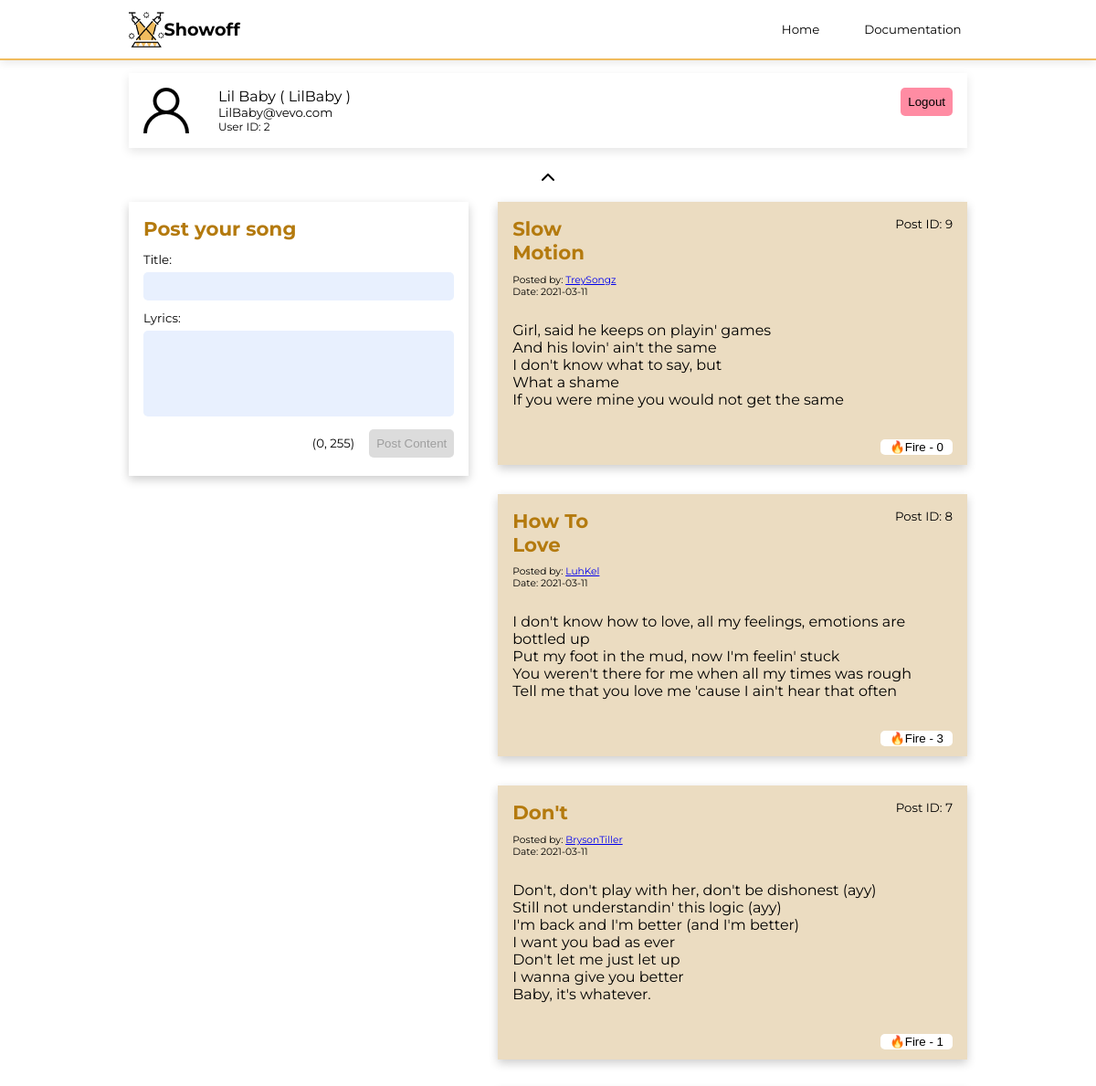
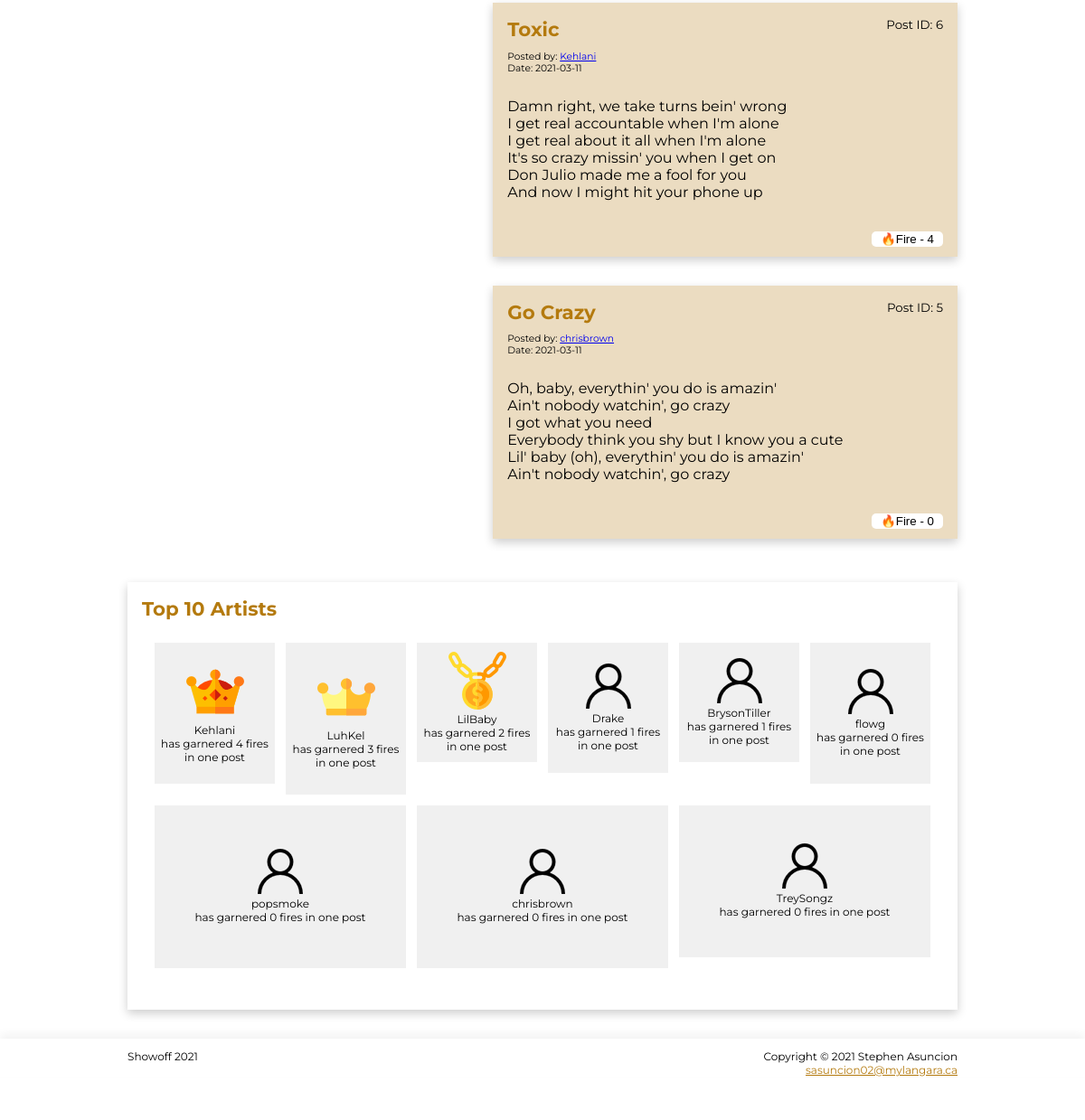
Screenshot of /index.php (signed in) with the database file from the repository (2 pictures, top to bottom).
### tables this page shows
CREATE TABLE `posts` (
  `PID` int(11) NOT NULL,
  `title` varchar(30) NOT NULL,
  `content` text NOT NULL,
  `date_posted` date NOT NULL,
  `user_id` int(11) NOT NULL,
  `user_name` varchar(255) NOT NULL,
  `likes` int(11) NOT NULL
);

### index.php (called while the page is built, shortened)
<?php
require_once 'templates/functions/profileHandler.php';
require_once 'templates/functions/postHandler.php';
require_once 'templates/functions/otherHandler.php';
$TOP_ARTIST_LIMIT = 10;
$postContainer = [];
$postMostLikesContainer = [];
$post = new postHandle();
$post->get_posts();
include 'templates/index.php';

### templates/functions/postHandler.php (the view, shortened to what this page needs)
<?php
class postHandle
{
    public function displayPosts() {
        global $postContainer;
        global $RECENT_POST_LIMIT;
        $limit = 1;
        foreach ($postContainer as $res)
        {
            echo "<div class='container'>
            <div class='container-wrapper container-color'>
            <div class='post-grid'>
            <div>
            <h1 class='container-title'>".$res["title"]."</h1>
            <p class='post-author'>Posted by: <a href='index.php?profile=".$res["user_id"]."'>".$res["user_name"]."</a></p>
            <p class='post-author'>Date: ".$res["date_posted"]."</p>
            </div>
            <div><p class='post-id'>Post ID: ".$res["PID"]."</p></div>
            <div>".formatPost($res["content"])."</div>
            </div>
            </div>
            <div class='post-interact'>
            <div class='fire-button'>
            <form action='index.php' method='post' name='like'>
            <input type='hidden' name='pid' value='".$res["PID"]."'>
            <button type='submit' name='like' class='fire-button-btn'>🔥Fire - ".$res["likes"]."</button>
            </form></div></div></div>";
            if ($limit++ == $RECENT_POST_LIMIT) {
                break;
            }
        }
    }
    public function get_posts() {
        global $pdo;
        try
        {
            $query = "SELECT * FROM posts ORDER BY PID DESC";
            $res = $pdo->query($query);
        }
        catch (PDOException $e)
        {
            die($e->getMessage());
        }
    }
    public function displayTop10Artist() {
        global $postMostLikesContainer;
        global $TOP_ARTIST_LIMIT;
        $limit = 1;
        $badge = "images/user.png";
        $alt = "user icon";
        echo "<div class='container'>
        <div class='container-wrapper'>
        <h1 class='container-title'>Top ".$TOP_ARTIST_LIMIT." Artists</h1>
        <div class='container-grid'>";
        foreach ($postMostLikesContainer as $res)
        {
            if ($limit == 1) {
                $badge = "images/top1.png";
                $alt = "top 1 artist crown icon";
            } else if ($limit == 2) {
                $badge = "images/top2.png";
                $alt = "top 2 artist crown icon";
            } else if ($limit == 3) {
                $badge = "images/top3.png";
                $alt = "top 3 artist chain icon";
            } else {
                $badge = "images/user.png";
                $alt = "user icon";
            }
            $height = rand(10, 15);
            echo "<div class='container-grid-column' style='height: ".$height."em;'>
            <a href='index.php?profile=".$res["user_id"]."'><div class='top-artist-sub-container'>
            <img src='".$badge."' alt='".$alt."'>
            <p>".$res["user_name"]."</p>
            <p>has garnered ".$res["likes"]." fires in one post</p>
            </div></a>
            </div>";
            if ($limit++ == $TOP_ARTIST_LIMIT) {
                break;
            }
        }
        echo "</div></div></div>";
    }
}

### templates/index.php (shortened to what this page needs)
<!DOCTYPE html>
<html lang="en">
    <head>
        <link rel="stylesheet" href="src/style-main.css">
    </head>
    <body>
        <header>
            <div class="wrapper">
                <a href="index.php" id="logo-anchor">
                    <div id="logo">
                        <img src="images/logo.png" alt="Showoff Logo">
                        <h1>Showoff</h1>
                    </div>
                </a>
                <nav>
                    <ul>
                        <li><a href="index.php">Home</a></li>
                        <li><a href="documentation.php">Documentation</a></li>
                    </ul>
                </nav>
            </div>
        </header>
        <main>
            <div class="wrapper">
                <div id="profile-container">
                    <img src="images/user.png" alt="User Profile Picture">
                    <a href="index.php?profile=<?php echo $_SESSION['id'] ?>">
                        <div id="profile-info">
                            <p><?php $profile->get_Name(); ?> ( <?php $profile->get_Username(); ?> )</p>
                            <p><?php $profile->get_Email(); ?></p>
                            <p>User ID: <?php $profile->get_ID(); ?></p>
                        </div>
                    </a>
                    <div id="logout-button">
                        <form name="logout" method="post">
                            <button type='submit' name='logout' class='main-button button-red'>Logout</button>
                        </form>
                    </div>
                </div>
                <div class="arrow-container"><i class="fas fa-chevron-up"></i></div>
                <div class="main-container">
                    <div class="container">
                        <div class="container-wrapper">
                            <h1 class="container-title">Post your song</h1>
                            <form action="index.php" name="newpost" method="post">
                                <label for='title'>Title:</label><input type='text' name='title' id='title'>
                                <label for='content'>Lyrics:</label><textarea name='content' id='content' rows="6"></textarea>
                                <div id='post-button'>
                                    <p id="content-count">(0, 255)</p>
                                    <button type='submit' name='postcontent' id="post-button-act" class='main-button'>Post Content</button>
                                </div>
                            </form>
                        </div>
                    </div>
                    <div>
                        <?php
                            $post->displayPosts();
                        ?>
                    </div>
                </div>
                <?php
                    $post->displayTop10Artist();
                ?>
            </div>
        </main>
        <footer>
            <div id="footer-wrapper">
                <div class="wrapper">
                    <p>Showoff 2021</p>
                    <p>Copyright © 2021 Stephen Asuncion</p>
                    <a href="mailto:sasuncion02@mylangara.ca">sasuncion02@mylangara.ca</a>
                </div>
            </div>
        </footer>
    </body>
</html>

### templates/functions/profileHandler.php (shortened to what this page needs)
<?php
class profileHandle
{
    public function get_ID() {
        echo $_SESSION['id'];
    }
    public function get_Email() {
        echo $_SESSION['email'];
    }
    public function get_Name() {
        echo $_SESSION['name'];
    }
    public function get_Username() {
        echo $_SESSION['username'];
    }
}

### templates/functions/otherHandler.php
<?php
function formatPost($post)
{
    $pattern = '#(\r)?\n(\r)?\n#';
    $formatted = preg_replace($pattern, "</p><p>", $post);
    $pattern = '#(\r)?\n#';
    $formatted = preg_replace($pattern, "<br>", $formatted);
    return "<p>" . $formatted . "</p>";
}

### rows the page displays
posts: title "Slow Motion", user_name "TreySongz", date_posted "2021-03-11", PID "9", content "Girl, said he keeps on playin' games And his lovin' ain't the same I don't know what to say, but What a shame If you were mine you would not get the same", likes "0", $height 14 (drawn)
posts: title "How To Love", user_name "LuhKel", date_posted "2021-03-11", PID "8", content "I don't know how to love, all my feelings, emotions are bottled up Put my foot in the mud, now I'm feelin' stuck You weren't there for me when all my times was rough Tell me that you love me 'cause I ain't hear that often", likes "3", $height 14 (drawn), shows a picture
posts: title "Don't", user_name "BrysonTiller", date_posted "2021-03-11", PID "7", content "Don't, don't play with her, don't be dishonest (ayy) Still not understandin' this logic (ayy) I'm back and I'm better (and I'm better) I want you bad as ever Don't let me just let up I wanna give you better Baby, it's whatever.", likes "1", $height 11 (drawn)
posts: title "Toxic", user_name "Kehlani", date_posted "2021-03-11", PID "6", content "Damn right, we take turns bein' wrong I get real accountable when I'm alone I get real about it all when I'm alone It's so crazy missin' you when I get on Don Julio made me a fool for you And now I might hit your phone up", likes "4", $height 13 (drawn), shows a picture
posts: title "Go Crazy", user_name "chrisbrown", date_posted "2021-03-11", PID "5", content "Oh, baby, everythin' you do is amazin' Ain't nobody watchin', go crazy I got what you need Everybody think you shy but I know you a cute Lil' baby (oh), everythin' you do is amazin' Ain't nobody watchin', go crazy", likes "0", $height 15 (drawn)
posts: $height 11 (drawn), shows a picture, user_name "LilBaby", likes "2"
posts: $height 12 (drawn), user_name "Drake", likes "1"
posts: $height 13 (drawn), user_name "flowg", likes "0"
posts: $height 15 (drawn), user_name "popsmoke", likes "0"

### other values shown
$_SESSION['name'] "Lil Baby"
$_SESSION['username'] "LilBaby"
$_SESSION['email'] "LilBaby@vevo.com"
$_SESSION['id'] "2"
$TOP_ARTIST_LIMIT "10"
